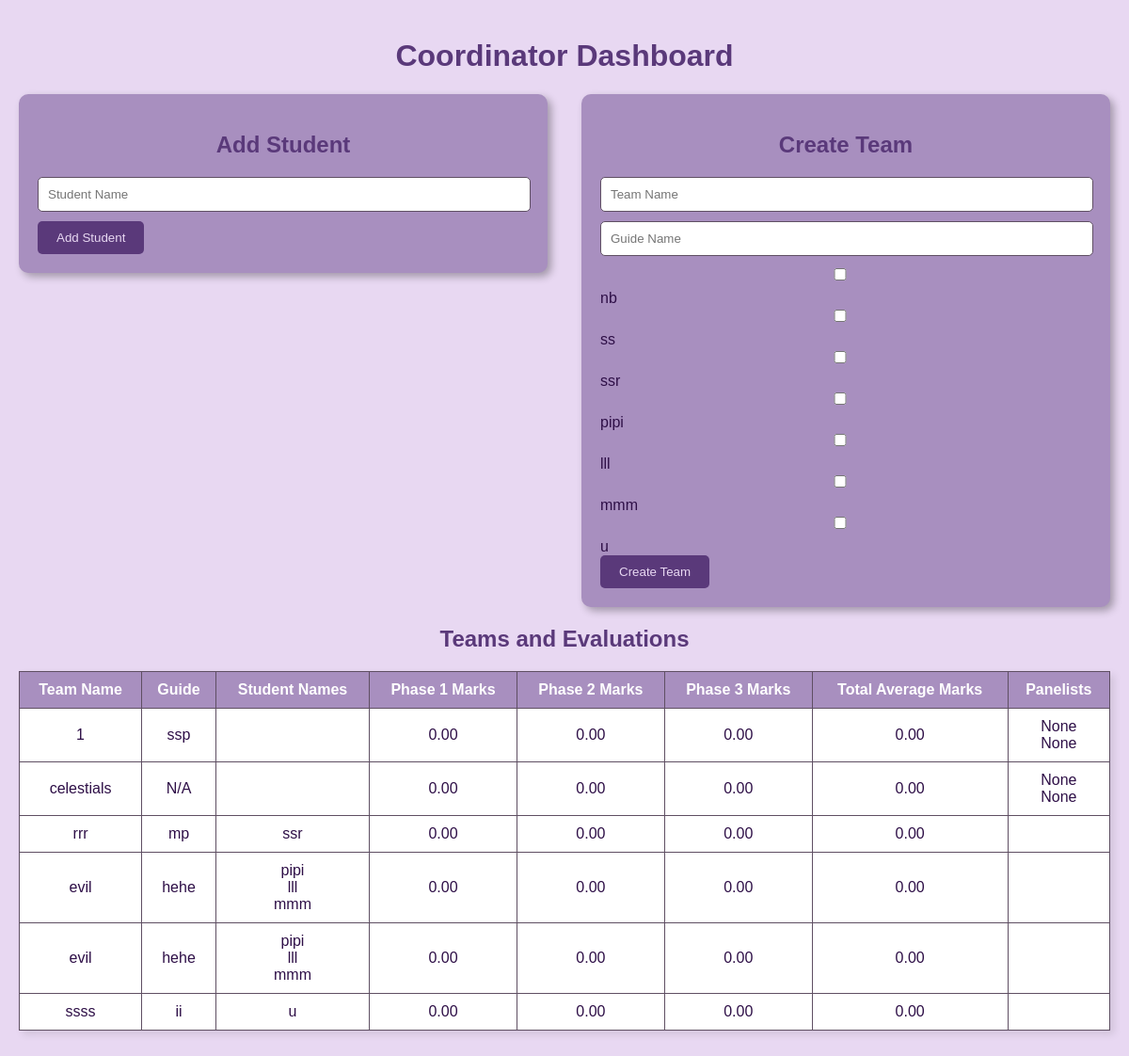
The app's page /evaluation/coordinator/ with its own data.
### evaluation/models.py (models this page shows, shortened)
class Student(models.Model):
    name = models.CharField(max_length=100)

class Team(models.Model):
    name = models.CharField(max_length=100)
    guide_name = models.CharField(max_length=100, blank=True, null=True)
    github_repo = models.URLField(blank=True, null=True)
    ppt_file = models.FileField(upload_to='ppt_files/', blank=True, null=True)
    average_marks = models.FloatField(default=0)
    phase1_file = models.FileField(upload_to='phase1_files/', blank=True, null=True)
    phase2_file = models.FileField(upload_to='phase2_files/', blank=True, null=True)
    phase3_file = models.FileField(upload_to='phase3_files/', blank=True, null=True)
    students = models.ManyToManyField(Student, related_name='teams')

class Evaluation(models.Model):
    team = models.ForeignKey(Team, on_delete=models.CASCADE, related_name='evaluations')
    panelist_name = models.CharField(max_length=100, null=True)
    phase = models.CharField(
        max_length=10,
        choices=[('phase1', 'Phase 1'), ('phase2', 'Phase 2'), ('phase3', 'Phase 3')],
        default='phase1'  # Set default phase value
    )
    abstract_synopsis = models.IntegerField(default=0)
    topic_relevance = models.IntegerField(default=0)
    problem_identification = models.IntegerField(default=0)
    objectives_methodology = models.IntegerField(default=0)
    literature_survey = models.IntegerField(default=0)
    documentation = models.IntegerField(default=0)
    results = models.IntegerField(default=0)
    presentation_quality = models.IntegerField(default=0)
    communication_skills = models.IntegerField(default=0)
    technical_knowledge = models.IntegerField(default=0)
    individual_involvement = models.IntegerField(default=0)
    fundamentals_questions = models.IntegerField(default=0)
    clarity_in_answers = models.IntegerField(default=0)
    understanding_ability = models.IntegerField(default=0)
    attitude_towards_questions = models.IntegerField(default=0)
    def calculate_total_marks(self):
        total_marks = (
            self.abstract_synopsis + self.topic_relevance + self.problem_identification +
            self.objectives_methodology + self.literature_survey + self.documentation +
            self.results + self.presentation_quality + self.communication_skills +
            self.technical_knowledge + self.individual_involvement +
            self.fundamentals_questions + self.clarity_in_answers +
            self.understanding_ability + self.attitude_towards_questions
        )
        return total_marks   # Number of rubrics

### evaluation/views.py (the view, shortened to what this page needs)
# urls.py: path('coordinator/', views.coordinator_dashboard, name='coordinator_dashboard'),
def coordinator_dashboard(request):
    students = Student.objects.all()
    teams_with_evaluations = []
    teams = Team.objects.all()
    for team in teams:
        evaluations = Evaluation.objects.filter(team=team)
        phase_marks = {'phase1': 0, 'phase2': 0, 'phase3': 0}
        phase_count = {'phase1': 0, 'phase2': 0, 'phase3': 0}
        total_marks = 0
        total_evaluations_count = 0
        for evaluation in evaluations:
            phase_marks[evaluation.phase] += evaluation.calculate_total_marks()
            phase_count[evaluation.phase] += 1
            total_marks += evaluation.calculate_total_marks()
            total_evaluations_count += 1
        phase_marks_avg = {
            'phase1': phase_marks['phase1'] / phase_count['phase1'] if phase_count['phase1'] else 0,
            'phase2': phase_marks['phase2'] / phase_count['phase2'] if phase_count['phase2'] else 0,
            'phase3': phase_marks['phase3'] / phase_count['phase3'] if phase_count['phase3'] else 0,
        }
        total_avg_marks = (
            (phase_marks_avg['phase1'] + phase_marks_avg['phase2'] + phase_marks_avg['phase3']) / 3
            if total_evaluations_count
            else 0
        )
        teams_with_evaluations.append({
            'team': team,
            'evaluations': evaluations,
            'phase_marks_avg': phase_marks_avg,
            'total_avg_marks': total_avg_marks,
        })
    return render(request, 'evaluation/coordinator_dashboard.html', {
        'teams_with_evaluations': teams_with_evaluations,
        'students': students,
    })

### evaluation/templates/evaluation/coordinator_dashboard.html (shortened to what this page needs)
<!DOCTYPE html>
<html lang="en">
<head>
</head>
<body>
    <h1>Coordinator Dashboard</h1>
    <div class="forms-container">
        <form method="post">
            <h2>Add Student</h2>
            <input type="text" name="name" placeholder="Student Name" required>
            <button type="submit" name="action" value="add_student">Add Student</button>
        </form>
        <form method="post">
            <h2>Create Team</h2>
            <input type="text" name="team_name" placeholder="Team Name" required><br>
            <input type="text" name="guide_name" placeholder="Guide Name"><br>
            {% for student in students %}
                <input type="checkbox" name="students" value="{{ student.id }}"> {{ student.name }}<br>
            {% endfor %}
            <button type="submit" name="action" value="create_team">Create Team</button>
        </form>
    </div>
    <h2>Teams and Evaluations</h2>
    <table>
        <thead>
            <tr>
                <th>Team Name</th>
                <th>Guide</th>
                <th>Student Names</th>
                <th>Phase 1 Marks</th>
                <th>Phase 2 Marks</th>
                <th>Phase 3 Marks</th>
                <th>Total Average Marks</th>
                <th>Panelists</th>
            </tr>
        </thead>
        <tbody>
            {% for team_data in teams_with_evaluations %}
                <tr>
                    <td>{{ team_data.team.name }}</td>
                    <td>{{ team_data.team.guide_name|default:"N/A" }}</td>
                    <td>
                        <ul>
                            {% for student in team_data.team.students.all %}
                                <li>{{ student.name }}</li>
                            {% endfor %}
                        </ul>
                    </td>
                    <td>{{ team_data.phase_marks_avg.phase1|floatformat:2 }}</td>
                    <td>{{ team_data.phase_marks_avg.phase2|floatformat:2 }}</td>
                    <td>{{ team_data.phase_marks_avg.phase3|floatformat:2 }}</td>
                    <td>{{ team_data.total_avg_marks|floatformat:2 }}</td>
                    <td>
                        <ul>
                            {% for evaluation in team_data.evaluations %}
                                <li>{{ evaluation.panelist_name }}</li>
                            {% endfor %}
                        </ul>
                    </td>
                </tr>
            {% empty %}
                <tr>
                    <td colspan="8">No teams available.</td>
                </tr>
            {% endfor %}
        </tbody>
    </table>
</body>
</html>

### evaluation/templates/evaluation/coordinator_dashboard.html (style rules this page uses)
body { font-family: Arial, sans-serif; background-color: #E8D8F2; color: #2E0F47; margin: 0; padding: 20px; }
h1, h2 { text-align: center; color: #5A397A; }
.forms-container { display: flex; justify-content: space-between; align-items: flex-start; gap: 20px; margin: 20px 0; }
form { background-color: #A88FBF; padding: 20px; border-radius: 10px; max-width: 45%; box-shadow: 4px 4px 8px rgba(0, 0, 0, 0.3); flex: 1; }
input[type="text"], input[type="checkbox"] { width: calc(100% - 20px); padding: 10px; margin-bottom: 10px; border: 1px solid #5F4F63; border-radius: 5px; }
button { background-color: #5A397A; color: #E8D8F2; padding: 10px 20px; border: none; border-radius: 5px; cursor: pointer; transition: background-color 0.3s ease; }
table { width: 100%; border-collapse: collapse; margin: 20px 0; background-color: #FFFFFF; box-shadow: 4px 4px 8px rgba(0, 0, 0, 0.1); }
table, th, td { border: 1px solid #5F4F63; }
th, td { padding: 10px; text-align: center; }
th { background-color: #A88FBF; color: #FFFFFF; }
td ul { list-style-type: none; padding: 0; margin: 0; }

### records on screen
Student: name "nb"
Student: name "ss"
Student: name "ssr"
Student: name "pipi"
Student: name "lll"
Student: name "mmm"
Student: name "u"
Team: team.name "1", team.guide_name "ssp", phase_marks_avg.phase1 "0.00", phase_marks_avg.phase2 "0.00", phase_marks_avg.phase3 "0.00", total_avg_marks "0.00"
Evaluation: panelist_name "None"
Evaluation: panelist_name "None"
Team: team.name "celestials", team.guide_name "N/A", phase_marks_avg.phase1 "0.00", phase_marks_avg.phase2 "0.00", phase_marks_avg.phase3 "0.00", total_avg_marks "0.00"
Evaluation: panelist_name "None"
Evaluation: panelist_name "None"
Team: team.name "rrr", team.guide_name "mp", phase_marks_avg.phase1 "0.00", phase_marks_avg.phase2 "0.00", phase_marks_avg.phase3 "0.00", total_avg_marks "0.00"
Team: team.name "evil", team.guide_name "hehe", phase_marks_avg.phase1 "0.00", phase_marks_avg.phase2 "0.00", phase_marks_avg.phase3 "0.00", total_avg_marks "0.00"
Team: team.name "evil", team.guide_name "hehe", phase_marks_avg.phase1 "0.00", phase_marks_avg.phase2 "0.00", phase_marks_avg.phase3 "0.00", total_avg_marks "0.00"
Team: team.name "ssss", team.guide_name "ii", phase_marks_avg.phase1 "0.00", phase_marks_avg.phase2 "0.00", phase_marks_avg.phase3 "0.00", total_avg_marks "0.00"
